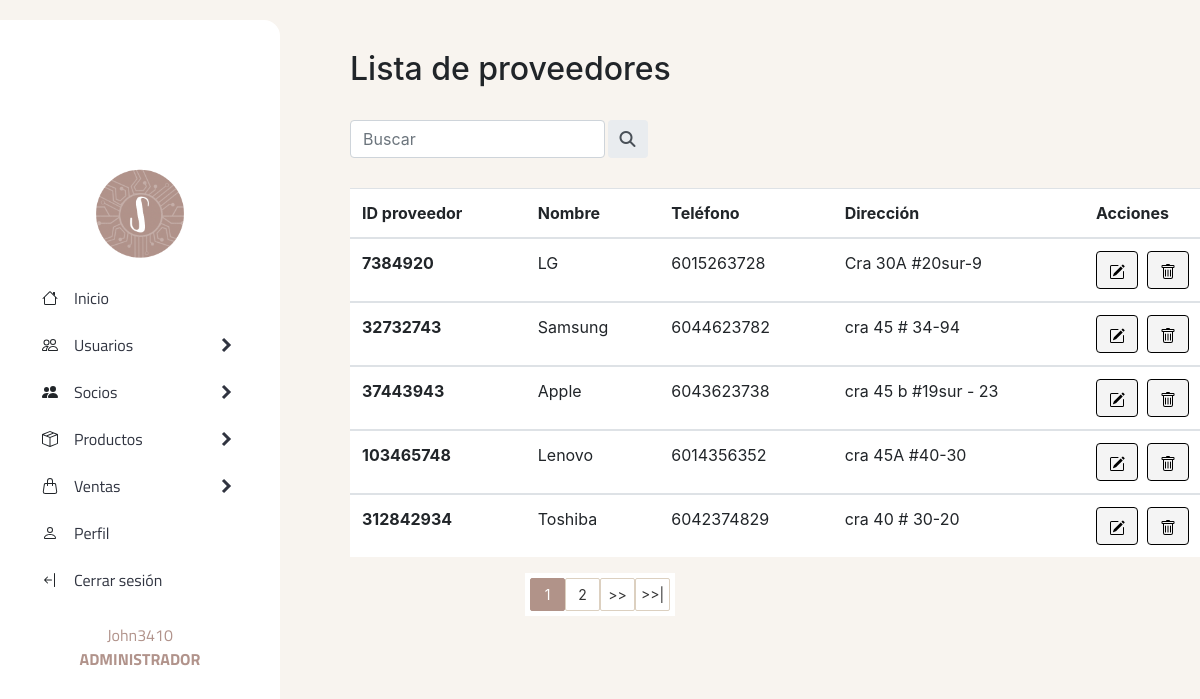
/sistema/socios/listaproveedores.php (signed in), run on the app's committed database.
### tables this page shows
CREATE TABLE `proveedor` (
  `id_proveedor` int(15) NOT NULL,
  `nombre_proveedor` varchar(30) NOT NULL,
  `direccion` varchar(30) NOT NULL,
  `telefono` varchar(15) NOT NULL,
  `estado` int(11) NOT NULL DEFAULT 1
);

### sistema/socios/listaproveedores.php (the view, shortened to what this page needs)
<!DOCTYPE html>
<html lang="en">
<head>
</head>
<body>
    <header>
        <?php include '../generales/headerapp.php' ?>
    </header>
    <section>
        <div>
            <h2 class="tittle-list">Lista de proveedores</h2> <br>
        </div>
        <div class="buscador">
            <form id="busqueda-users" class="input-group rounded" action="buscadorproveedores.php" method="get">
                <input type="text" class="form-control rounded" aria-label="Search" aria-describedby="search-addon" name="busqueda" id="busqueda" placeholder="Buscar" />
                <button class="input-group-text border-0" id="search-addon">
                    <i type="submit" class="fas fa-search"></i>
                </button>
            </form>
        </div>
        <table class="table">
            <thead>
                <tr>
                    <th>ID proveedor</th>
                    <th>Nombre</th>
                    <th>Teléfono</th>
                    <th>Dirección</th>
                    <?php
                    if ($tipo_rol == 'Administrador') {
                    ?>
                        <th>Acciones</th>
                    <?php } ?>
                </tr>
            </thead>
            <?php
            $sql_registe = mysqli_query($conn, "SELECT COUNT(*) as total_registros
                FROM proveedor WHERE estado = 1");
            $result_register = mysqli_fetch_array($sql_registe);
            $total_registro = $result_register['total_registros'];
            $por_pagina = 5;
            if (empty($_GET['pagina'])) {
                $pagina = 1;
            } else {
                $pagina = $_GET['pagina'];
            }
            $desde = ($pagina - 1) * $por_pagina;
            $total_paginas = ceil($total_registro / $por_pagina);
            $query = mysqli_query($conn, "SELECT * FROM proveedor WHERE estado = 1 ORDER BY id_proveedor ASC LIMIT $desde, $por_pagina");
            $result = mysqli_num_rows($query);
            if ($result > 0) {
                while ($data = mysqli_fetch_array($query)) {
            ?>
                    <tbody>
                        <tr>
                            <th scope="row"><?php echo $data["id_proveedor"] ?> </th>
                            <td> <?php echo $data["nombre_proveedor"] ?> </td>
                            <td> <?php echo $data["telefono"] ?> </td>
                            <td><?php echo $data["direccion"] ?> </td>
                            <?php
                            if ($tipo_rol == 'Administrador') {
                            ?>
                                <td>
                                <a href="editarproveedor.php?id=<?php echo $data["id_proveedor"] ?>">
                                            <button type="button" id="button-editar" class="btn btn-warning">
                                            </button>
                                        </a>
                                        <a href="eliminarproveedor.php?id=<?php echo $data["id_proveedor"] ?>">
                                            <button type="button" id="button-eliminar" class="btn btn-danger">
                                            </button>
                                        </a>
                                    <?php }   ?>
                                <?php
                                } ?>
                        </tr>
                <?php
                }
                ?>
                    </tbody>
        </table>
        <div class="paginador">
            <ul>
                <?php
                for ($i = 1; $i <= $total_paginas; $i++) {
                    if ($i == $pagina) {
                        echo '<li class="pageSelected">' . $i . '</li>';
                    } else {
                        echo '<li><a href="?pagina=' . $i . '">' . $i . '</a></li>';
                    }
                }
                if ($pagina != $total_paginas) {
                ?>
                    <li><a href="?pagina= <?php echo $pagina + 1; ?>"> >> </a></li>
                    <li><a href="?pagina= <?php echo $total_paginas; ?> "> >>| </a></li>
                <?php } ?>
            </ul>
        </div>
    </section>
</body>
</html>

### sistema/generales/style_general.css (style rules this page uses)
section { background-color: #f8f4ef; height: 100vh; overflow-y: scroll; }
.tittle-list { padding: 50px 50px 0px 350px; }
.buscador { margin-left: 350px; }
#busqueda-users { width: 35%; margin-bottom: 10px; color: #333; }
#busqueda-users button { margin-left: 3px; }
table { margin-top: 30px; margin-left: 350px; max-width: 900px; background-color: #fff; }
#button-editar { background-color: #F4F4F4; border: 1px solid #000; color: #000; margin-right: 5px; }
#button-eliminar { background-color: #F4F4F4; border: 1px solid #000; color: #000; }
.paginador { margin: 0px; display: flex; justify-content: center; }
.paginador ul { padding: 5px; list-style: none; background: #fff; display: -webkit-flex; display: -moz-flex; display: -ms-flex; display: -o-flex; display: flex; }
.paginador a, .pageSelected { color: #333; border: 1px solid #DCD0C0; border-radius: 2px; padding: 5px; display: inline-block; font-size: 14px; text-align: center; width: 35px; }
.pageSelected { color: #fff; background: #B19389; border: 1px solid #B19389; border-radius: 2px; }
.paginador ul li a { text-decoration: none; }

### data on the page
proveedor: id_proveedor "7384920", nombre_proveedor "LG", telefono "6015263728", direccion "Cra 30A #20sur-9"
proveedor: id_proveedor "32732743", nombre_proveedor "Samsung", telefono "6044623782", direccion "cra 45 # 34-94"
proveedor: id_proveedor "37443943", nombre_proveedor "Apple", telefono "6043623738", direccion "cra 45 b #19sur - 23"
proveedor: id_proveedor "103465748", nombre_proveedor "Lenovo", telefono "6014356352", direccion "cra 45A #40-30"
proveedor: id_proveedor "312842934", nombre_proveedor "Toshiba", telefono "6042374829", direccion "cra 40 # 30-20"

### other printed values
$_SESSION['usuario'] "John3410"
$tipo_rol "ADMINISTRADOR"
